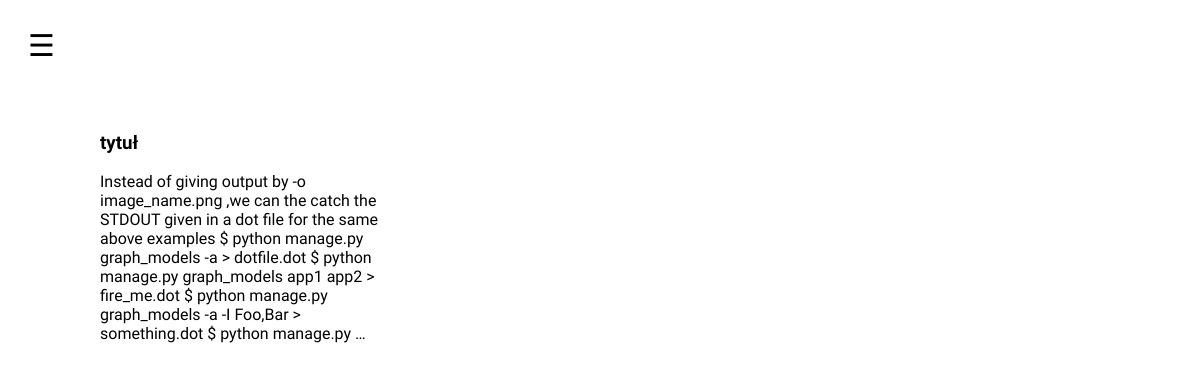
Screenshot of /publications/ with the database file from the repository.
### web/models.py (models this page shows, shortened)
class Publication(models.Model):
    tittle = models.CharField(max_length=200)
    text = models.TextField()
    image = models.FileField(upload_to='media_cdn', default=None, blank=True)
    link = models.CharField(max_length=200, blank=True)
    data = models.DateTimeField(auto_now=False, auto_now_add=True)

### web/views.py (the view)
# urls.py: path('publications/', views.publications, name='publications'),
def publications(request):
    publication = Publication.objects.all()
    paginator = Paginator(publication, 6)
    page_number = request.GET.get('page', 1)
    page_obj = paginator.get_page(page_number)
    context = {
        'publication': publication,
        'page_obj': page_obj,
    }
    return render(request, 'publications.html', context)

### templates/publications.html (shortened to what this page needs)
{% extends 'base.html' %}
{% load static %}
{% block content %}
<div class="photos-container">
        {% for publication in page_obj %}
        <a href="{% url 'publications_detail' id=publication.id %}"
        <div>
            <h3>{{ publication.tittle }}</h3>
            <p>{{ publication.text|truncatewords:50 }}</p>
        </div>
        {% endfor %}
</div>
{% endblock %}

### static/portfolio/style.css (style rules this page uses)
body { font-family: 'Brygada 1918', sans-serif; }
a { text-decoration: none; color: black; }
.photos-container { width: 100%; display:grid; grid-template-columns: 300px 300px 300px; grid-gap: 50px; padding-top: 50px; justify-content: center; }

### rows the page displays
Publication: tittle "tytuł", text "Instead of giving output by -o image_name.png ,we can the catch the STDOUT given in a dot file for the same above examples $ python manage.py graph_models -a > dotfile.dot $ python manage.py graph_models app1 app2 > fire_me.dot $ python manage.py graph_models -a -I Foo,Bar > something.dot $ python manage.py …"
